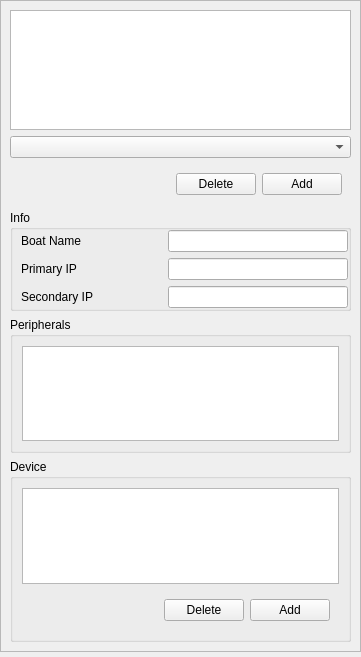
<?xml version="1.0" encoding="UTF-8"?>
<ui version="4.0">
 <class>BoatSetting</class>
 <widget class="QWidget" name="BoatSetting">
  <property name="geometry">
   <rect>
    <x>0</x>
    <y>0</y>
    <width>361</width>
    <height>657</height>
   </rect>
  </property>
  <property name="windowTitle">
   <string>Form</string>
  </property>
  <layout class="QVBoxLayout" name="verticalLayout">
   <property name="leftMargin">
    <number>0</number>
   </property>
   <property name="topMargin">
    <number>0</number>
   </property>
   <property name="rightMargin">
    <number>0</number>
   </property>
   <property name="bottomMargin">
    <number>5</number>
   </property>
   <item>
    <widget class="QScrollArea" name="scrollArea">
     <property name="widgetResizable">
      <bool>true</bool>
     </property>
     <widget class="QWidget" name="scrollAreaWidgetContents">
      <property name="geometry">
       <rect>
        <x>0</x>
        <y>-64</y>
        <width>342</width>
        <height>714</height>
       </rect>
      </property>
      <layout class="QVBoxLayout" name="verticalLayout_2">
       <item>
        <widget class="QTableView" name="BoatTableView">
         <property name="sizePolicy">
          <sizepolicy hsizetype="Expanding" vsizetype="Fixed">
           <horstretch>0</horstretch>
           <verstretch>0</verstretch>
          </sizepolicy>
         </property>
         <property name="minimumSize">
          <size>
           <width>0</width>
           <height>120</height>
          </size>
         </property>
         <property name="frameShape">
          <enum>QFrame::StyledPanel</enum>
         </property>
        </widget>
       </item>
       <item>
        <widget class="QComboBox" name="BoatcomboBox">
         <property name="frame">
          <bool>true</bool>
         </property>
        </widget>
       </item>
       <item>
        <widget class="QWidget" name="widget_4" native="true">
         <layout class="QHBoxLayout" name="horizontalLayout_4">
          <item>
           <spacer name="horizontalSpacer_2">
            <property name="orientation">
             <enum>Qt::Horizontal</enum>
            </property>
            <property name="sizeHint" stdset="0">
             <size>
              <width>40</width>
              <height>20</height>
             </size>
            </property>
           </spacer>
          </item>
          <item>
           <widget class="QPushButton" name="deleteBoatPushButton">
            <property name="text">
             <string>Delete</string>
            </property>
           </widget>
          </item>
          <item>
           <widget class="QPushButton" name="addBoatPushButton">
            <property name="text">
             <string>Add</string>
            </property>
           </widget>
          </item>
         </layout>
        </widget>
       </item>
       <item>
        <widget class="QGroupBox" name="infoBox">
         <property name="sizePolicy">
          <sizepolicy hsizetype="Preferred" vsizetype="Maximum">
           <horstretch>0</horstretch>
           <verstretch>0</verstretch>
          </sizepolicy>
         </property>
         <property name="title">
          <string>Info</string>
         </property>
         <property name="flat">
          <bool>false</bool>
         </property>
         <property name="checkable">
          <bool>false</bool>
         </property>
         <layout class="QVBoxLayout" name="verticalLayout_3">
          <property name="leftMargin">
           <number>8</number>
          </property>
          <property name="topMargin">
           <number>0</number>
          </property>
          <property name="rightMargin">
           <number>0</number>
          </property>
          <property name="bottomMargin">
           <number>0</number>
          </property>
          <item>
           <widget class="QWidget" name="widget" native="true">
            <property name="sizePolicy">
             <sizepolicy hsizetype="Preferred" vsizetype="Preferred">
              <horstretch>0</horstretch>
              <verstretch>0</verstretch>
             </sizepolicy>
            </property>
            <layout class="QHBoxLayout" name="horizontalLayout">
             <property name="leftMargin">
              <number>0</number>
             </property>
             <property name="topMargin">
              <number>0</number>
             </property>
             <property name="rightMargin">
              <number>0</number>
             </property>
             <property name="bottomMargin">
              <number>0</number>
             </property>
             <item>
              <widget class="QLabel" name="label_2">
               <property name="text">
                <string>Boat Name</string>
               </property>
              </widget>
             </item>
             <item>
              <widget class="QLineEdit" name="BoatlineEdit">
               <property name="sizePolicy">
                <sizepolicy hsizetype="Fixed" vsizetype="Fixed">
                 <horstretch>0</horstretch>
                 <verstretch>0</verstretch>
                </sizepolicy>
               </property>
               <property name="minimumSize">
                <size>
                 <width>180</width>
                 <height>0</height>
                </size>
               </property>
              </widget>
             </item>
            </layout>
           </widget>
          </item>
          <item>
           <widget class="QWidget" name="widget_2" native="true">
            <layout class="QHBoxLayout" name="horizontalLayout_2">
             <property name="leftMargin">
              <number>0</number>
             </property>
             <property name="topMargin">
              <number>0</number>
             </property>
             <property name="rightMargin">
              <number>0</number>
             </property>
             <property name="bottomMargin">
              <number>0</number>
             </property>
             <item>
              <widget class="QLabel" name="label_3">
               <property name="text">
                <string>Primary IP     </string>
               </property>
              </widget>
             </item>
             <item>
              <widget class="QLineEdit" name="PIPlineEdit">
               <property name="sizePolicy">
                <sizepolicy hsizetype="Fixed" vsizetype="Fixed">
                 <horstretch>0</horstretch>
                 <verstretch>0</verstretch>
                </sizepolicy>
               </property>
               <property name="minimumSize">
                <size>
                 <width>180</width>
                 <height>0</height>
                </size>
               </property>
              </widget>
             </item>
            </layout>
           </widget>
          </item>
          <item>
           <widget class="QWidget" name="widget_3" native="true">
            <layout class="QHBoxLayout" name="horizontalLayout_3">
             <property name="leftMargin">
              <number>0</number>
             </property>
             <property name="topMargin">
              <number>0</number>
             </property>
             <property name="rightMargin">
              <number>0</number>
             </property>
             <property name="bottomMargin">
              <number>0</number>
             </property>
             <item>
              <widget class="QLabel" name="label_4">
               <property name="text">
                <string>Secondary IP</string>
               </property>
              </widget>
             </item>
             <item>
              <widget class="QLineEdit" name="SIPlineEdit">
               <property name="sizePolicy">
                <sizepolicy hsizetype="Fixed" vsizetype="Fixed">
                 <horstretch>0</horstretch>
                 <verstretch>0</verstretch>
                </sizepolicy>
               </property>
               <property name="minimumSize">
                <size>
                 <width>180</width>
                 <height>0</height>
                </size>
               </property>
              </widget>
             </item>
            </layout>
           </widget>
          </item>
         </layout>
        </widget>
       </item>
       <item>
        <widget class="QGroupBox" name="groupBox_2">
         <property name="title">
          <string>Peripherals</string>
         </property>
         <layout class="QVBoxLayout" name="verticalLayout_5">
          <item>
           <widget class="QTableView" name="PeriTableView"/>
          </item>
         </layout>
        </widget>
       </item>
       <item>
        <widget class="QGroupBox" name="groupBox">
         <property name="title">
          <string>Device</string>
         </property>
         <layout class="QVBoxLayout" name="verticalLayout_4">
          <item>
           <widget class="QTableView" name="DeviceTableView"/>
          </item>
          <item>
           <widget class="QWidget" name="widget_5" native="true">
            <layout class="QHBoxLayout" name="horizontalLayout_5">
             <item>
              <spacer name="horizontalSpacer">
               <property name="orientation">
                <enum>Qt::Horizontal</enum>
               </property>
               <property name="sizeHint" stdset="0">
                <size>
                 <width>40</width>
                 <height>20</height>
                </size>
               </property>
              </spacer>
             </item>
             <item>
              <widget class="QPushButton" name="deleteDeviceButton">
               <property name="text">
                <string>Delete</string>
               </property>
              </widget>
             </item>
             <item>
              <widget class="QPushButton" name="addDeviceButton">
               <property name="text">
                <string>Add</string>
               </property>
              </widget>
             </item>
            </layout>
           </widget>
          </item>
         </layout>
        </widget>
       </item>
       <item>
        <spacer name="verticalSpacer">
         <property name="orientation">
          <enum>Qt::Vertical</enum>
         </property>
         <property name="sizeHint" stdset="0">
          <size>
           <width>20</width>
           <height>40</height>
          </size>
         </property>
        </spacer>
       </item>
      </layout>
     </widget>
    </widget>
   </item>
  </layout>
 </widget>
 <resources/>
 <connections/>
</ui>
